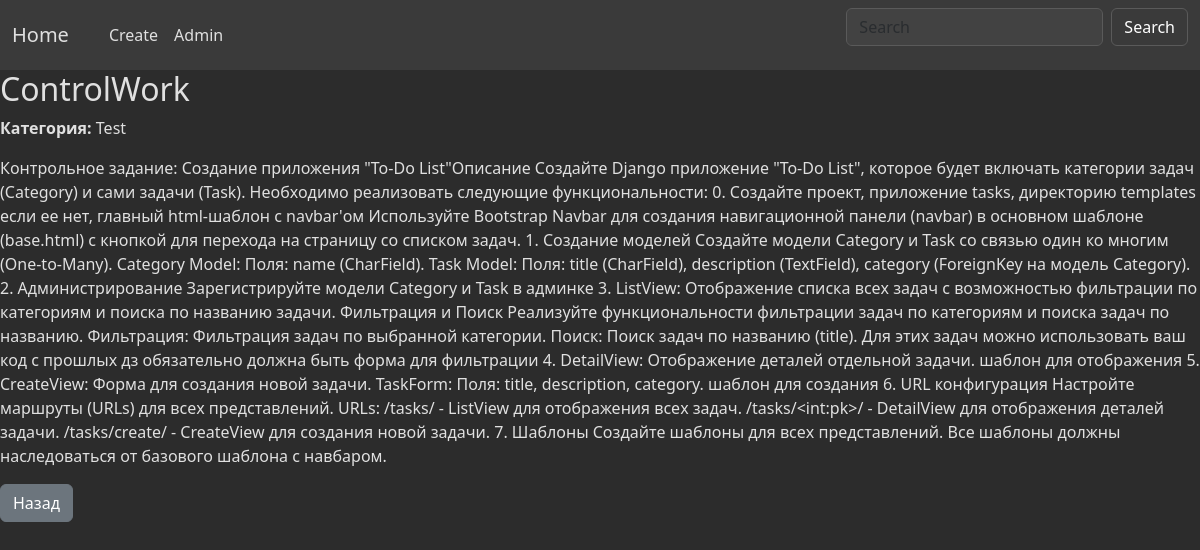
Page /2/ on the committed database.
### tasks/models.py (models this page shows, shortened)
class Task(models.Model):
    title = models.CharField(max_length=200)
    description = models.TextField()
    category = models.ForeignKey(Category, on_delete=models.CASCADE, related_name='tasks')

class Category(models.Model):
    name = models.CharField(max_length=100, unique=True)

### tasks/views.py (the view)
# urls.py: path("<int:pk>/", TaskDetailView.as_view(), name="task-detail"),
class TaskDetailView(DetailView):
    model = Task
    template_name = "tasks/task_detail.html"

### templates/tasks/task_detail.html
{% extends "base.html" %}
{% block content %}
<h2>{{ task.title }}</h2>
<p><strong>Категория:</strong> {{ task.category.name }}</p>
<p>{{ task.description }}</p>
<a href="{% url 'task-list' %}" class="btn btn-secondary">Назад</a>
{% endblock %}

### templates/base.html (shortened to what this page needs)
{% load static %}
  <head>
    <link href="https://cdn.jsdelivr.net/npm/bootstrap@5.3.3/dist/css/bootstrap.min.css" rel="stylesheet">
  </head>
<body>
    <nav class="navbar navbar-expand-lg bg-body-tertiary">
  <div class="container-fluid">
    <a class="navbar-brand" href="/">Home</a>
    <div class="collapse navbar-collapse" id="navbarSupportedContent">
      <ul class="navbar-nav me-auto mb-2 mb-lg-0">
        <li class="nav-item">
          <a class="nav-link active" aria-current="page" href="/"></a>
        </li>
        <li class="nav-item">
          <a class="nav-link" href="/create/">Create</a>
        </li>
          <li class="nav-item">
          <a class="nav-link" href="/admin/">Admin</a>
        </li>
      </ul>
      <form class="d-flex" role="search">
        <input class="form-control me-2" type="search" placeholder="Search" aria-label="Search">
        <button class="btn btn-outline-success" type="submit">Search</button>
      </form>
    </div>
  </div>
</nav>
{% block content %}
{% endblock %}
</body>

### templates/base.html (style rules this page uses)
body { background-color: #2C2C2C; color: #E0E0E0; }
.navbar { background-color: #3A3A3A !important; }
.navbar a { color: #E0E0E0 !important; }
.form-control { background-color: #424242; color: white; border: 1px solid #5A5A5A; }
.btn-outline-success { color: white; border-color: #5A5A5A; }

### rows in the picture
Task: title "ControlWork", category.name "Test", description "Контрольное задание: Создание приложения \"To-Do List\"Описание Создайте Django приложение \"To-Do List\", которое будет включать категории задач (Category) и сами задачи (Task). Необходимо реализовать следующие функциональности: 0. Создайте проект, приложение tasks, директорию templates если ее нет, главный html-шаблон с navbar'ом Используйте Bootstrap Navbar для создания навигационной панели (navbar) в основном шаблоне (base.html) с кнопкой для перехода на страницу со списком задач. 1. Создание моделей Создайте модели Category и Task со связью один ко многим (One-to-Many). Category Model: Поля: name (CharField). Task Model: Поля: title (CharField), description (TextField), category…"
